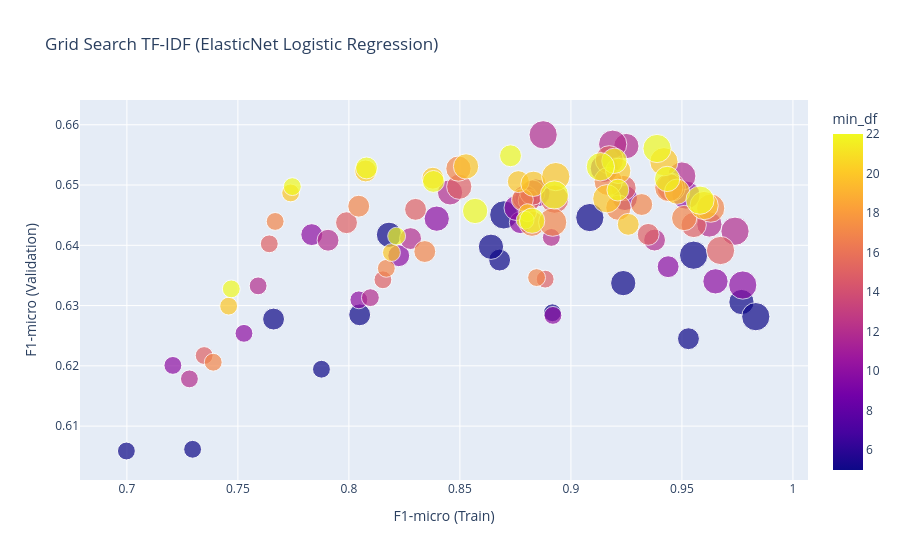

The notebook cell this image was saved under:
### Markdown cell above
### ⚙️ Grid Search for hyperparameter tuning

### Code cell
# -----------------------------
# Label columns
# -----------------------------
label_cols = [
    "Attitude_Towards_Students",
    "Campus_conditions",
    "Corruption",
    "Academic_Process_Management",
    "Education_Quality"
]
y_labeled = val_df[label_cols].values

# -----------------------------
# Grid parameters
# -----------------------------
min_dfs = [5, 10, 12, 15, 17, 20, 22]
l1_ratios = [0.2, 0.4, 0.6, 0.8]
Cs = [1.0, 1.5, 2.0, 2.5]

# -----------------------------
# Store results
# -----------------------------
results = {
    "min_df": [],
    "l1_ratio": [],
    "C": [],
    "n_features": [],
    "f1_micro_train": [],
    "f1_micro_val": []
}

# -----------------------------
# Grid search loop
# -----------------------------
for min_df, l1_ratio, C in product(min_dfs, l1_ratios, Cs):
    print(f"Running min_df={min_df}, l1_ratio={l1_ratio}, C={C}")

    # 1️⃣ TF-IDF vectorization
    vectorizer = TfidfVectorizer(
        ngram_range=(1, 2),
        max_features=5000,
        min_df=min_df
    )
    vectorizer.fit(full_df["Lemmatized_Text"])
    X_tfidf = vectorizer.transform(val_df["Lemmatized_Text"])

    # 2️⃣ Cross-validation
    kf = KFold(n_splits=5, shuffle=True, random_state=42)
    f1_train_list, f1_val_list = [], []

    for tr_idx, val_idx in kf.split(X_tfidf):
        X_tr, X_val_fold = X_tfidf[tr_idx], X_tfidf[val_idx]
        y_tr, y_val_fold = y_labeled[tr_idx], y_labeled[val_idx]

        clf = OneVsRestClassifier(
            LogisticRegression(
                max_iter=3000,
                solver="saga",
                class_weight="balanced",
                penalty="elasticnet",
                l1_ratio=l1_ratio,
                C=C,
                random_state=42
            )
        )

        clf.fit(X_tr, y_tr)
        y_tr_pred = clf.predict(X_tr)
        y_val_pred = clf.predict(X_val_fold)

        f1_train_list.append(f1_score(y_tr, y_tr_pred, average="micro"))
        f1_val_list.append(f1_score(y_val_fold, y_val_pred, average="micro"))

    # 3️⃣ Save averaged results
    results["min_df"].append(min_df)
    results["l1_ratio"].append(l1_ratio)
    results["C"].append(C)
    results["n_features"].append(X_tfidf.shape[1])
    results["f1_micro_train"].append(np.mean(f1_train_list))
    results["f1_micro_val"].append(np.mean(f1_val_list))

# -----------------------------
# Convert results to DataFrame
# -----------------------------
df_results = pd.DataFrame(results)
df_results_sorted = df_results.sort_values("f1_micro_val", ascending=False)
display(df_results_sorted.head(10))

# -----------------------------
#  Visualization
# -----------------------------
fig = px.scatter(
    df_results,
    x="f1_micro_train",
    y="f1_micro_val",
    color="min_df",
    size="C",
    hover_data=["min_df", "l1_ratio", "C", "n_features"],
    title="Grid Search TF-IDF (ElasticNet Logistic Regression)",
)
fig.update_layout(
    xaxis_title="F1-micro (Train)",
    yaxis_title="F1-micro (Validation)"
)
fig.show()

### Figure 1 — Plotly figure (JSON) as saved in the notebook; plotly's stock layout.template omitted (floating-point values rounded to 4 significant figures; data arrays with more than 128 entries replaced by an {"elided": "..."} marker saying what was removed)
{"data": [{"customdata": {"elided": "112x4 float values"}, "hovertemplate": "f1_micro_train=%{x}<br>f1_micro_val=%{y}<br>C=%{customdata[2]}<br>min_df=%{marker.color}<br>l1_ratio=%{customdata[1]}<br>n_features=%{customdata[3]}<extra></extra>", "legendgroup": "", "marker": {"color": [5, 5, 5, 5, 5, 5, 5, 5, 5, 5, 5, 5, 5, 5, 5, 5, 10, 10, 10, 10, 10, 10, 10, 10, 10, 10, 10, 10, 10, 10, 10, 10, 12, 12, 12, 12, 12, 12, 12, 12, 12, 12, 12, 12, 12, 12, 12, 12, 15, 15, 15, 15, 15, 15, 15, 15, 15, 15, 15, 15, 15, 15, 15, 15, 17, 17, 17, 17, 17, 17, 17, 17, 17, 17, 17, 17, 17, 17, 17, 17, 20, 20, 20, 20, 20, 20, 20, 20, 20, 20, 20, 20, 20, 20, 20, 20, 22, 22, 22, 22, 22, 22, 22, 22, 22, 22, 22, 22, 22, 22, 22, 22], "coloraxis": "coloraxis", "size": [1.0, 1.5, 2.0, 2.5, 1.0, 1.5, 2.0, 2.5, 1.0, 1.5, 2.0, 2.5, 1.0, 1.5, 2.0, 2.5, 1.0, 1.5, 2.0, 2.5, 1.0, 1.5, 2.0, 2.5, 1.0, 1.5, 2.0, 2.5, 1.0, 1.5, 2.0, 2.5, 1.0, 1.5, 2.0, 2.5, 1.0, 1.5, 2.0, 2.5, 1.0, 1.5, 2.0, 2.5, 1.0, 1.5, 2.0, 2.5, 1.0, 1.5, 2.0, 2.5, 1.0, 1.5, 2.0, 2.5, 1.0, 1.5, 2.0, 2.5, 1.0, 1.5, 2.0, 2.5, 1.0, 1.5, 2.0, 2.5, 1.0, 1.5, 2.0, 2.5, 1.0, 1.5, 2.0, 2.5, 1.0, 1.5, 2.0, 2.5, 1.0, 1.5, 2.0, 2.5, 1.0, 1.5, 2.0, 2.5, 1.0, 1.5, 2.0, 2.5, 1.0, 1.5, 2.0, 2.5, 1.0, 1.5, 2.0, 2.5, 1.0, 1.5, 2.0, 2.5, 1.0, 1.5, 2.0, 2.5, 1.0, 1.5, 2.0, 2.5], "sizemode": "area", "sizeref": 0.00625, "symbol": "circle"}, "mode": "markers", "name": "", "orientation": "v", "showlegend": false, "type": "scatter", "x": [0.8916, 0.9529, 0.9768, 0.9833, 0.7876, 0.8679, 0.9236, 0.9553, 0.7296, 0.8049, 0.864, 0.9085, 0.6998, 0.7661, 0.8181, 0.8698, 0.8919, 0.9438, 0.9651, 0.9774, 0.8045, 0.8772, 0.9243, 0.9518, 0.7527, 0.8224, 0.8756, 0.9151, 0.7207, 0.7833, 0.8396, 0.8843, 0.8912, 0.9377, 0.9624, 0.9739, 0.8097, 0.8797, 0.925, 0.9499, 0.7591, 0.8278, 0.8793, 0.9188, 0.7282, 0.7906, 0.8456, 0.8875, 0.8884, 0.9348, 0.9553, 0.9674, 0.8153, 0.8812, 0.9237, 0.9452, 0.7641, 0.83, 0.8826, 0.9173, 0.7348, 0.7989, 0.8497, 0.8927, 0.8845, 0.9319, 0.951, 0.963, 0.8169, 0.8781, 0.9214, 0.9441, 0.7668, 0.8342, 0.8825, 0.9168, 0.7389, 0.8044, 0.8493, 0.8918, 0.8805, 0.9258, 0.9478, 0.96, 0.8192, 0.8763, 0.9213, 0.9419, 0.7738, 0.8378, 0.8831, 0.9162, 0.7458, 0.8075, 0.8528, 0.8932, 0.8794, 0.9211, 0.9434, 0.9581, 0.8215, 0.8728, 0.9196, 0.9388, 0.7745, 0.8381, 0.8825, 0.9133, 0.747, 0.808, 0.8569, 0.8926], "xaxis": "x", "y": [0.6288, 0.6245, 0.6306, 0.6282, 0.6194, 0.6376, 0.6337, 0.6384, 0.6062, 0.6285, 0.6398, 0.6446, 0.6059, 0.6278, 0.6417, 0.645, 0.6284, 0.6364, 0.634, 0.6334, 0.631, 0.6438, 0.6479, 0.6483, 0.6254, 0.6383, 0.6462, 0.6528, 0.6201, 0.6418, 0.6444, 0.6487, 0.6413, 0.6409, 0.6435, 0.6423, 0.6313, 0.648, 0.6565, 0.6515, 0.6333, 0.6411, 0.6479, 0.6568, 0.6178, 0.6408, 0.6488, 0.6583, 0.6344, 0.6418, 0.6434, 0.6391, 0.6343, 0.6474, 0.6495, 0.6496, 0.6402, 0.646, 0.6487, 0.6542, 0.6217, 0.6437, 0.6497, 0.6477, 0.6346, 0.6468, 0.6445, 0.6462, 0.6362, 0.6476, 0.6462, 0.6496, 0.644, 0.639, 0.6436, 0.6506, 0.6206, 0.6465, 0.6527, 0.6438, 0.6454, 0.6435, 0.6489, 0.6466, 0.6388, 0.6506, 0.6523, 0.6539, 0.6487, 0.6511, 0.6502, 0.6477, 0.6299, 0.6523, 0.6531, 0.6514, 0.6442, 0.6492, 0.651, 0.6475, 0.6415, 0.6549, 0.654, 0.6561, 0.6497, 0.6506, 0.6441, 0.653, 0.6328, 0.6528, 0.6457, 0.6483], "yaxis": "y"}], "layout": {"coloraxis": {"colorbar": {"title": {"text": "min_df"}}, "colorscale": [[0, "#0d0887"], [0.1111, "#46039f"], [0.2222, "#7201a8"], [0.3333, "#9c179e"], [0.4444, "#bd3786"], [0.5556, "#d8576b"], [0.6667, "#ed7953"], [0.7778, "#fb9f3a"], [0.8889, "#fdca26"], [1, "#f0f921"]]}, "legend": {"itemsizing": "constant", "tracegroupgap": 0}, "title": {"text": "Grid Search TF-IDF (ElasticNet Logistic Regression)"}, "xaxis": {"anchor": "y", "domain": [0, 1], "title": {"text": "F1-micro (Train)"}}, "yaxis": {"anchor": "x", "domain": [0, 1], "title": {"text": "F1-micro (Validation)"}}}}
